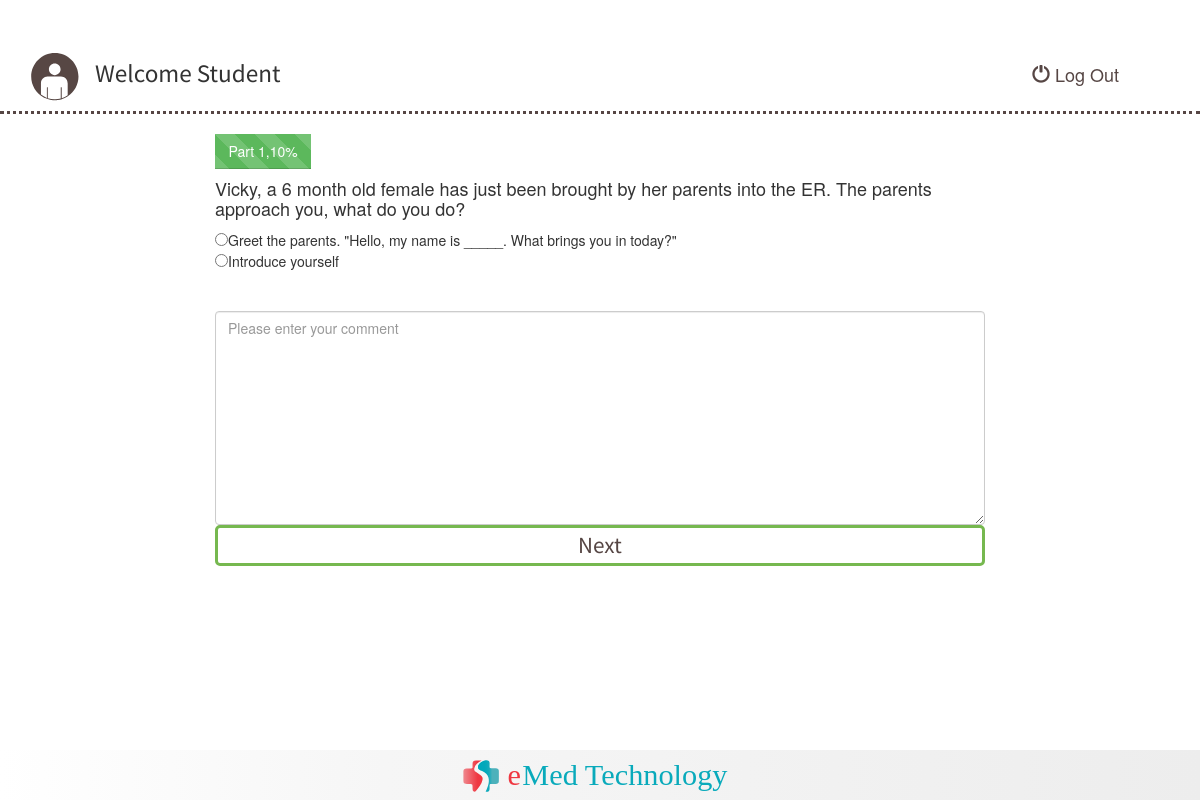
Page /SimulationTest.php on the committed database.
### tables this page shows
CREATE TABLE `scene_table` (
  `SceneID` int(11) NOT NULL,
  `SceneInformation` text NOT NULL,
  `A` text NOT NULL,
  `B` text NOT NULL,
  `C` text NOT NULL,
  `D` text NOT NULL,
  `E` text NOT NULL,
  `F` text NOT NULL,
  `G` text NOT NULL,
  `H` text NOT NULL,
  `I` text NOT NULL,
  `J` text NOT NULL,
  `K` text NOT NULL,
  `L` text NOT NULL,
  `M` text NOT NULL,
  `N` text NOT NULL,
  `O` text NOT NULL,
  `P` text NOT NULL,
  `Q` text NOT NULL,
  `R` text NOT NULL
);

### SimulationTest.php (the view, shortened to what this page needs)
<?php
require_once 'database.php';
if(!isset($_SESSION['Scenes'])) {
    $SceneQuery = "SELECT * FROM scene_table";
    $statement = $db->prepare($SceneQuery);
    $statement->execute();
    $Scene = $statement->fetchall();
}
?>
<!DOCTYPE html>
<html>
<head>
        <link rel="stylesheet" type="text/css" href="css/studenthome.css">
        <link rel="stylesheet" href="http://maxcdn.bootstrapcdn.com/bootstrap/3.3.5/css/bootstrap.min.css">
</head>
<body>
<div class="container-fluid">
          <div class="row">
            <img class="responsive" src="img/banner.svg"/>
        </div>
     <div class="row title">
         <div class="col-md-10"><p class="ptitle"><img class="responsive" src="img/studentlogo.svg"width="80px"height="50px"/>Welcome Student<?php echo $_SESSION['username']; ?></p>
         </div>
         <div class="col-md-2">
             <a href="http://localhost/Demo/logout.php" class="btn btn-lg">
          <span class="glyphicon glyphicon-off"></span> Log Out
        </a></div>
     </div>
    <div class="row">
     <div class="col-md-2"></div>
       <div class="col-md-8">
      <div class="progrss">
          <br>
      <div class="reponsive progress-bar progress-bar-success progress-bar-striped active " role="progressbar" aria-valuenow=" <?php echo $_SESSION['Counter']+1 ?>"
  aria-valuemin="0" aria-valuemax="$_SESSION['SceneNumber']" style="width:<?php echo (($_SESSION['Counter']+1)/$_SESSION['SceneNumber'])*100; ?>%">
          <h5 class="text-nowrap"> Part <?php echo $_SESSION['Counter']+1; ?>,<?php echo ($_SESSION['Counter']+1)*10; ?>%</h5></div></div></div>
          <div class="col-md-2"></div></div>
      <div class="row">
     <div class="col-md-2"></div>
       <div class="col-md-8">
    <?php
    if($_SESSION['Counter'] <= $_SESSION['SceneNumber'] -1){
    $SceneDisplay = $_SESSION['Scenes'][$_SESSION['Counter']];
    ?>
  <form role="form" action="SimulationTest.php" method="POST">
  <div class="form-group">
      <h4><?php if (!empty($BabyInformation)){
        echo $BabyInformation['BabyInformation'];?>
          <br></h4>
        <div class="radio">
            <label><input type="radio" name="AskMore" value="AskMore" checked>Ask more question?<br></label></div>
        <div class="radio"><label><input type="radio" name="AskMore" value="MoveOn">Move on<br></label></div>
        <textarea class="form-control" name="comment" rows="10" cols="90" placeholder="Please enter your comment" ></textarea>
        <button class="btn-block"name="submit" type="submit">Next</button>
    <?php    }
        else{ ?>
       <h4><?php echo $SceneDisplay["SceneInformation"]; ?></h4>
    <?php if($SceneDisplay["B"]=='') {
        $SceneRange = range('A','A');
            foreach ($SceneRange as $letter){ ?>
    <input type="radio" name="option" value="<?php echo htmlspecialchars($SceneDisplay["$letter"]);?>" required><?php echo $SceneDisplay["$letter"]; ?><br>
    <?php
        }
    }   elseif ($SceneDisplay['C']==''){
        $SceneRange = range('A','B');
        foreach ($SceneRange as $letter){ ?>
    <input type="radio" name="option" value="<?php echo htmlspecialchars($SceneDisplay["$letter"]);?>" required><?php echo $SceneDisplay["$letter"]; ?><br>
    <?php }
    }
        elseif ($SceneDisplay['D']==''){
            $SceneRange = range('A','C');
            foreach ($SceneRange as $letter){ ?>
                <input type="radio" name="option" value="<?php echo htmlspecialchars($SceneDisplay["$letter"]);?>" required><?php echo $SceneDisplay["$letter"]; ?><br>
    <?php
            }
        }elseif ($SceneDisplay['E']==''){
            $SceneRange = range('A','D');
            foreach ($SceneRange as $letter){ ?>
                <input type="radio" name="option" value="<?php echo htmlspecialchars($SceneDisplay["$letter"]);?>" required><?php echo $SceneDisplay["$letter"]; ?><br>
    <?php    }
        }
        elseif ($SceneDisplay['F']==''){
            $SceneRange = range('A','E');
            foreach ($SceneRange as $letter){ ?>
                <input type="radio" name="option" value="<?php echo htmlspecialchars($SceneDisplay["$letter"]);?>" required><?php echo $SceneDisplay["$letter"]; ?><br>
    <?php    }
        }
        elseif ($SceneDisplay['G']==''){
            $SceneRange = range('A','F');
            foreach ($SceneRange as $letter){ ?>
                <input type="radio" name="option" value="<?php echo htmlspecialchars($SceneDisplay["$letter"]);?>" required><?php echo $SceneDisplay["$letter"]; ?><br>
    <?php    }
        }
        elseif ($SceneDisplay['H']==''){
            $SceneRange = range('A','G');
            foreach ($SceneRange as $letter){ ?>
                <input type="radio" name="option" value="<?php echo htmlspecialchars($SceneDisplay["$letter"]);?>" required><?php echo $SceneDisplay["$letter"]; ?><br>
    <?php    }
        }
        elseif ($SceneDisplay['I']==''){
            $SceneRange = range('A','H');
            foreach ($SceneRange as $letter){ ?>
                <input type="radio" name="option" value="<?php echo htmlspecialchars($SceneDisplay["$letter"]);?>" required><?php echo $SceneDisplay["$letter"]; ?><br>
    <?php    }
        }
        elseif ($SceneDisplay['J']==''){
            $SceneRange = range('A','I');
            foreach ($SceneRange as $letter){ ?>
                <input type="radio" name="option" value="<?php echo htmlspecialchars($SceneDisplay["$letter"]);?>" required><?php echo $SceneDisplay["$letter"]; ?><br>
    <?php    }
        }
        elseif ($SceneDisplay['K']==''){
            $SceneRange = range('A','J');
            foreach ($SceneRange as $letter){ ?>
                <input type="radio" name="option" value="<?php echo htmlspecialchars($SceneDisplay["$letter"]);?>" required><?php echo $SceneDisplay["$letter"]; ?><br>
    <?php    }
        }
        elseif ($SceneDisplay['L']==''){
            $SceneRange = range('A','K');
            foreach ($SceneRange as $letter){ ?>
                <input type="radio" name="option" value="<?php echo htmlspecialchars($SceneDisplay["$letter"]);?>" required><?php echo $SceneDisplay["$letter"]; ?><br>
    <?php    }
        }
        elseif ($SceneDisplay['M']==''){
            $SceneRange = range('A','L');
            foreach ($SceneRange as $letter){ ?>
                <input type="radio" name="option" value="<?php echo htmlspecialchars($SceneDisplay["$letter"]);?>" required><?php echo $SceneDisplay["$letter"]; ?><br>
    <?php    }
        }
        elseif ($SceneDisplay['N']==''){
            $SceneRange = range('A','M');
            foreach ($SceneRange as $letter){ ?>
                <input type="radio" name="option" value="<?php echo htmlspecialchars($SceneDisplay["$letter"]);?>" required><?php echo $SceneDisplay["$letter"]; ?><br>
    <?php    }
        }
        elseif ($SceneDisplay['O']==''){
            $SceneRange = range('A','N');
            foreach ($SceneRange as $letter){ ?>
                <input type="radio" name="option" value="<?php echo htmlspecialchars($SceneDisplay["$letter"]);?>" required><?php echo $SceneDisplay["$letter"]; ?><br>
    <?php    }
        }
        elseif ($SceneDisplay['P']==''){
            $SceneRange = range('A','O');
            foreach ($SceneRange as $letter){ ?>
                <input type="radio" name="option" value="<?php echo htmlspecialchars($SceneDisplay["$letter"]);?>" required><?php echo $SceneDisplay["$letter"]; ?><br>
    <?php    }
        }
        elseif ($SceneDisplay['Q']==''){
            $SceneRange = range('A','P');
            foreach ($SceneRange as $letter){ ?>
                <input type="radio" name="option" value="<?php echo htmlspecialchars($SceneDisplay["$letter"]);?>" required><?php echo $SceneDisplay["$letter"]; ?><br>
    <?php    }
        }
        else  {
        $SceneRange = range('A','Q');
            foreach ($SceneRange as $letter){ ?>
                <input type="radio" name="option" value="<?php echo htmlspecialchars($SceneDisplay["$letter"]);?>" required><?php echo $SceneDisplay["$letter"]; ?><br>
    <?php
            }
        } ?>
        <br><br>
        <textarea class="form-control"name="comment" rows="10" cols="90" placeholder="Please enter your comment" ></textarea>
        <button class="btn-block" name="submit" type="submit">Next</button>
    <?php
    }
    ?>
    </form>
<?php
    }
    else {
        header("Location: StudentResponse.php");
    }
?>
  </div>
  </div>
     <div class="col-md-2"></div>
      </div>
<footer class="footer">
     <img src="img/Logo SHP.svg" height="40px"/>
</footer>
</body>
</html>

### css/studenthome.css (style rules this page uses)
body { padding-bottom:50px; }
.ptitle { font-family: 'Source Sans Pro', sans-serif; font-weight: 400; font-size:180%; }
.title { border-style: solid; border-left:none; border-right:none; border-top:none; border-bottom: 3px dotted #564644; }
.col-md-2>a { color:#564644; }
.btn-block { background-color:transparent; color:#564644; border:3px solid #76B84F; border-radius: 5px; font-family: 'Source Sans Pro', sans-serif; font-weight: 400; font-size:165%; }
footer { position:fixed; left:0px; bottom:0px; height:50px; width:100%; background: rgba(255,255,255,1); background: -moz-linear-gradient(left, rgba(255,255,255,1) 0%, rgba(246,246,246,1) 32%, rgba(237,237,237,1) 100%); background: -webkit-gradient(left top, right top, color-stop(0%, rgba(255,255,255,1)), color-stop(32%, rgba(246,246,246,1)), color-stop(100%, rgba(237,237,237,1))); background: -webkit-linear-gradient(left, rgba(255,255,255,1) 0%, rgba(246,246,246,1) 32%, rgba(237,237,237,1) 100%); background: -o-linear-gradient(left, rgba(255,255,255,1) 0%, rgba(246,246,246,1) 32%, rgba(237,237,237,1) 100%); background: -ms-linear-gradient(left, rgba(255,255,255,1) 0%, rgba(246,246,246,1) 32%, rgba(237,237,237,1) 100%); background: linear-gradient(to right, rgba(255,255,255,1) 0%, rgba(246,246,246,1) 32%, rgba(237,237,237,1) 100%); filter: progid:DXImageTransform.Microsoft.gradient( startColorstr='#ffffff', endColorstr='#ededed', GradientType=1 ); }
footer>img { position: absolute; top: 50%; left: 50%; margin-right: -50%; transform: translate(-50%, -50%) }

### rows in the picture
scene_table: SceneInformation "Vicky, a 6 month old female has just been brought by her parents into the ER. The parents approach you, what do you do?", A "Greet the parents. \"Hello, my name is _____. What brings you in today?\"", B "Introduce yourself"

### other values in the picture
$_SESSION['Counter']+1 "1"
